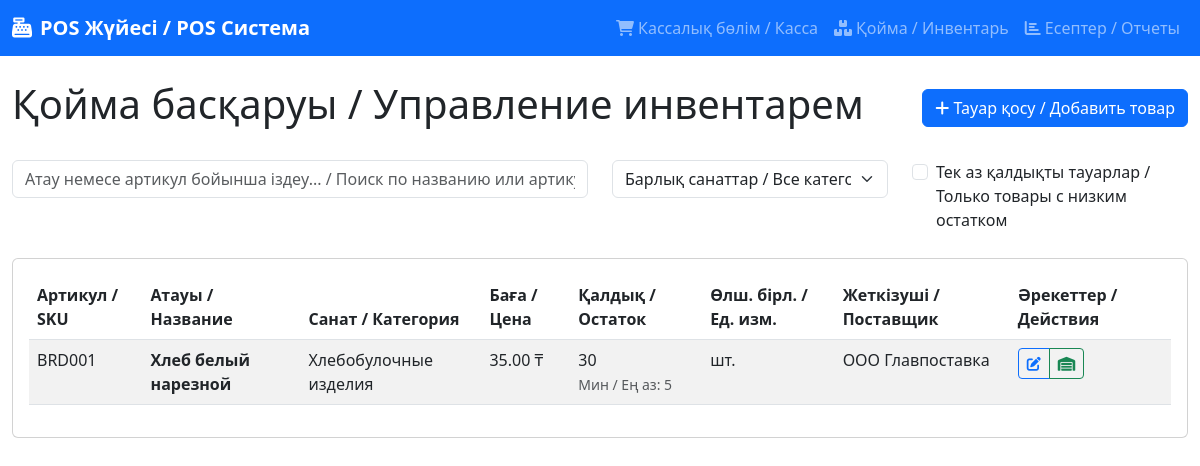
Page /inventory?category_id=2 on the committed database.
### models.py (models this page shows, shortened)
class Product(db.Model):
    __tablename__ = 'products'
    id = db.Column(db.Integer, primary_key=True)
    sku = db.Column(db.String(50), unique=True, nullable=False)
    name = db.Column(db.String(200), nullable=False)
    description = db.Column(db.Text)
    unit_type = db.Column(db.Enum(UnitType), default=UnitType.PIECE)
    price = db.Column(db.Numeric(10, 2), nullable=False)
    cost_price = db.Column(db.Numeric(10, 2), default=0.00)  # For profit calculation
    stock_quantity = db.Column(db.Integer, default=0)
    min_stock_level = db.Column(db.Integer, default=0)
    image_filename = db.Column(db.String(100))
    is_active = db.Column(db.Boolean, default=True)
    created_at = db.Column(db.DateTime, default=datetime.utcnow)
    updated_at = db.Column(db.DateTime, default=datetime.utcnow, onupdate=datetime.utcnow)
    supplier_id = db.Column(db.Integer, db.ForeignKey('suppliers.id'))
    category_id = db.Column(db.Integer, db.ForeignKey('categories.id'))
    transaction_items = db.relationship('TransactionItem', backref='product', lazy=True)
    purchase_order_items = db.relationship('PurchaseOrderItem', backref='product', lazy=True)
    @property
    def is_low_stock(self):
        return self.stock_quantity <= self.min_stock_level

class Category(db.Model):
    __tablename__ = 'categories'
    id = db.Column(db.Integer, primary_key=True)
    name = db.Column(db.String(50), nullable=False, unique=True)
    description = db.Column(db.Text)
    created_at = db.Column(db.DateTime, default=datetime.utcnow)
    products = db.relationship('Product', backref='category', lazy=True)

class Supplier(db.Model):
    __tablename__ = 'suppliers'
    id = db.Column(db.Integer, primary_key=True)
    name = db.Column(db.String(100), nullable=False)
    contact_person = db.Column(db.String(100))
    phone = db.Column(db.String(20))
    email = db.Column(db.String(100))
    address = db.Column(db.Text)
    created_at = db.Column(db.DateTime, default=datetime.utcnow)
    is_active = db.Column(db.Boolean, default=True)
    products = db.relationship('Product', backref='supplier', lazy=True)
    purchase_orders = db.relationship('PurchaseOrder', backref='supplier', lazy=True)

### app.py (the view, shortened to what this page needs)
@app.route('/inventory')
def inventory():
    search = request.args.get('search', '')
    category_id = request.args.get('category_id')
    low_stock = request.args.get('low_stock')
    query = Product.query.filter_by(is_active=True)
    if category_id:
        query = query.filter_by(category_id=category_id)
    if low_stock:
        query = query.filter(Product.stock_quantity <= Product.min_stock_level)
    products = query.order_by(Product.name).all()
    categories = Category.query.all()
    suppliers = Supplier.query.filter_by(is_active=True).all()
    return render_template('inventory.html',
                         products=products,
                         categories=categories,
                         suppliers=suppliers,
                         search=search,
                         selected_category=category_id,
                         show_low_stock=low_stock)

### templates/inventory.html (shortened to what this page needs)
{% extends "base.html" %}
{% block content %}
<div class="container-fluid py-4">
    <div class="row">
        <div class="col-12">
            <div class="d-flex justify-content-between align-items-center mb-4">
                <h1>Қойма басқаруы / Управление инвентарем</h1>
                <button class="btn btn-primary" data-bs-toggle="modal" data-bs-target="#addProductModal">
                    <i class="fas fa-plus"></i> Тауар қосу / Добавить товар
                </button>
            </div>
        </div>
    </div>
    <div class="row mb-4">
        <div class="col-md-6">
            <input type="text" class="form-control" placeholder="Атау немесе артикул бойынша іздеу... / Поиск по названию или артикулу...">
        </div>
        <div class="col-md-3">
            <select class="form-select">
                <option value="">Барлық санаттар / Все категории</option>
            </select>
        </div>
        <div class="col-md-3">
            <div class="form-check">
                <input class="form-check-input" type="checkbox" id="lowStockOnly">
                <label class="form-check-label" for="lowStockOnly">
                    Тек аз қалдықты тауарлар / Только товары с низким остатком
                </label>
            </div>
        </div>
    </div>
    <div class="row">
        <div class="col-12">
            <div class="card">
                <div class="card-body">
                    <div class="table-responsive">
                        <table class="table table-striped">
                            <thead>
                                <tr>
                                    <th>Артикул / SKU</th>
                                    <th>Атауы / Название</th>
                                    <th>Санат / Категория</th>
                                    <th>Баға / Цена</th>
                                    <th>Қалдық / Остаток</th>
                                    <th>Өлш. бірл. / Ед. изм.</th>
                                    <th>Жеткізуші / Поставщик</th>
                                    <th>Әрекеттер / Действия</th>
                                </tr>
                            </thead>
                            <tbody>
                                {% for product in products %}
                                <tr{% if product.is_low_stock %} class="table-warning"{% endif %}>
                                    <td>{{ product.sku }}</td>
                                    <td>
                                        <strong>{{ product.name }}</strong>
                                    </td>
                                    <td>{{ product.category.name if product.category else '-' }}</td>
                                    <td>{{ "%.2f"|format(product.price) }} ₸</td>
                                    <td>
                                        <span{% if product.is_low_stock %} class="low-stock"{% endif %}>
                                            {{ product.stock_quantity }}
                                        </span>
                                        {% if product.min_stock_level > 0 %}
                                        <br><small class="text-muted">Мин / Ең аз: {{ product.min_stock_level }}</small>
                                        {% endif %}
                                    </td>
                                    <td>{{ product.unit_type.value }}</td>
                                    <td>{{ product.supplier.name if product.supplier else '-' }}</td>
                                    <td>
                                        <div class="btn-group btn-group-sm">
                                            <button class="btn btn-outline-primary" title="Өңдеу / Редактировать">
                                                <i class="fas fa-edit"></i>
                                            </button>
                                            <button class="btn btn-outline-success" title="Қалдықты өзгерту / Изменить остаток">
                                                <i class="fas fa-warehouse"></i>
                                            </button>
                                        </div>
                                    </td>
                                </tr>
                                {% endfor %}
                            </tbody>
                        </table>
                    </div>
                </div>
            </div>
        </div>
    </div>
</div>
{% endblock %}

### templates/base.html (style rules this page uses)
body { font-family: 'Segoe UI', Tahoma, Geneva, Verdana, sans-serif; }

### rows in the picture
Product: sku "BRD001", name "Хлеб белый нарезной", category "Хлебобулочные изделия", price "35.00", stock_quantity "30", min_stock_level "5", unit_type.value "шт.", supplier "ООО Главпоставка"
